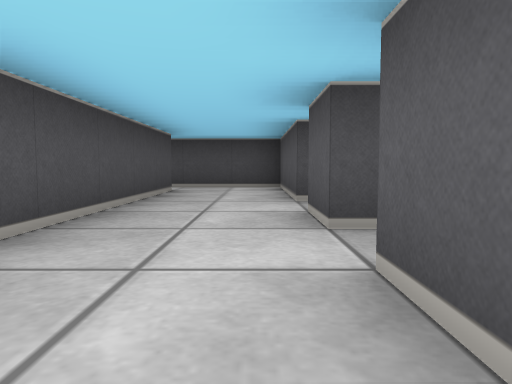
view 1 (above)

24 first-person views from a walk through a cub3D maze. The camera is about half as high as the walls, tilts 4° down and sees 70° across. The floor is counted in squares. Each view is taken from the middle of a square. On the plan, view 1 faces up. The plan holds only what a view shows up to about 9 squares ahead; the rest is blank.

view 2
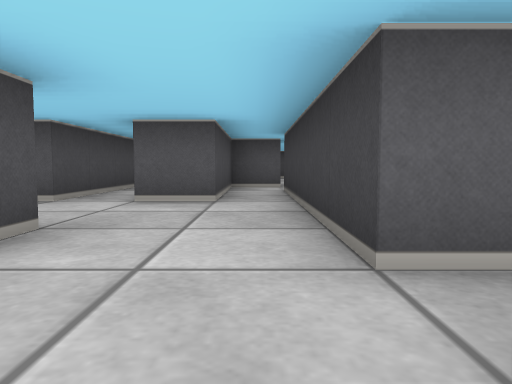

view 3
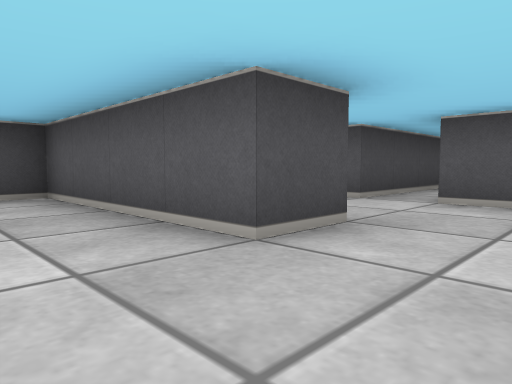

view 4
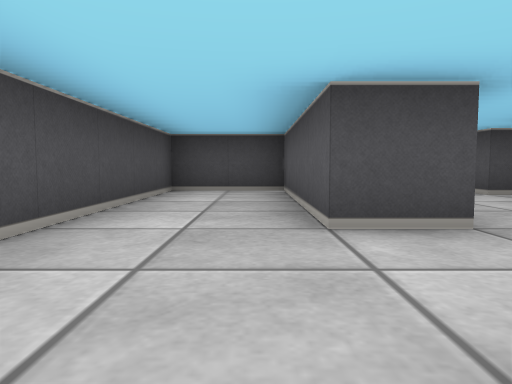

view 5
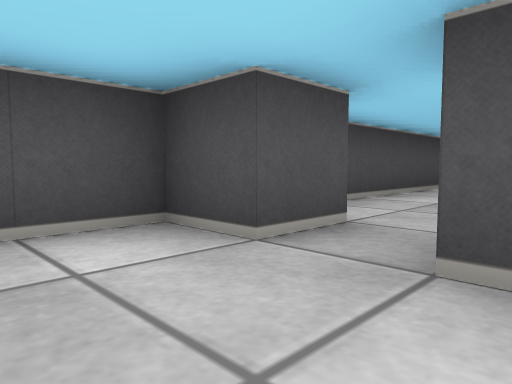

view 6
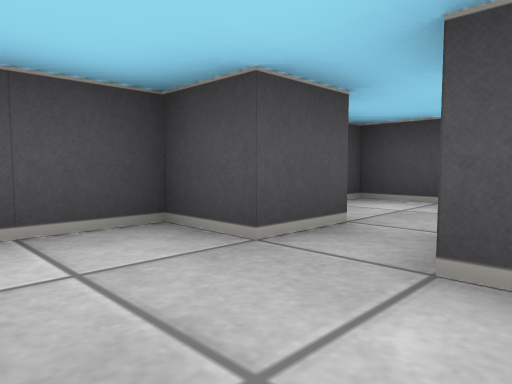

view 7
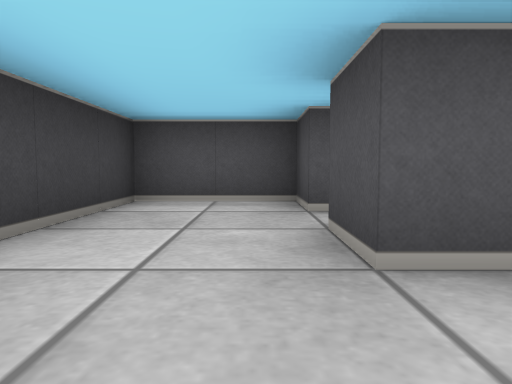

view 8
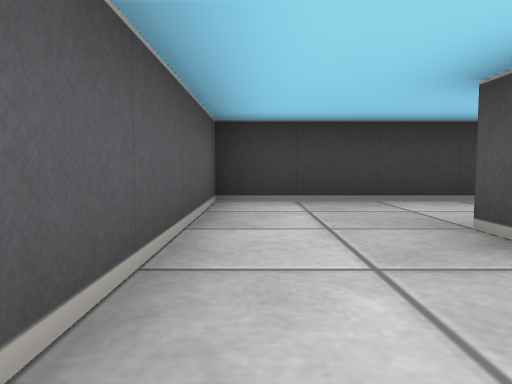

view 9
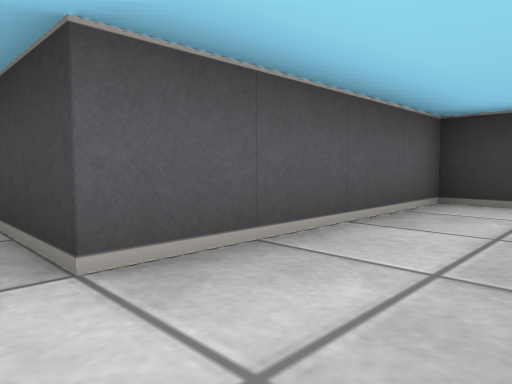

view 10
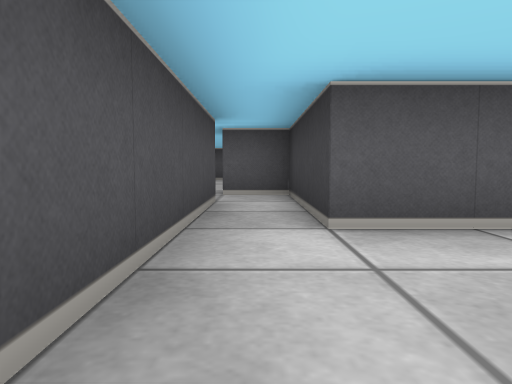

view 11
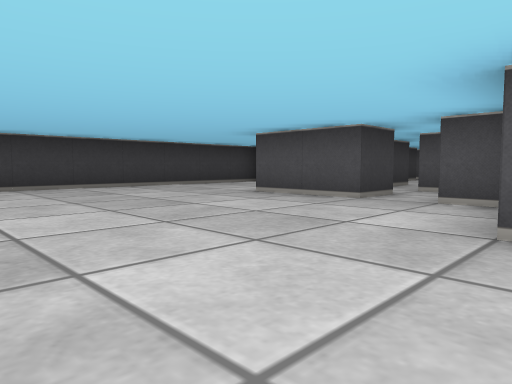

view 12
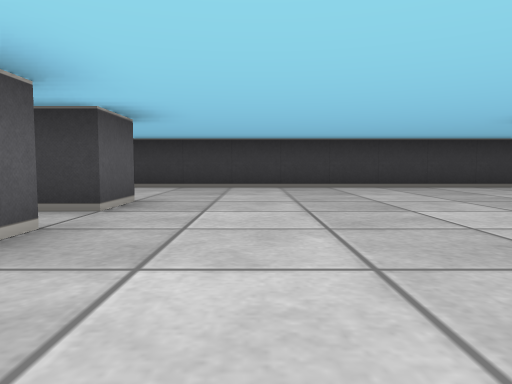

view 13
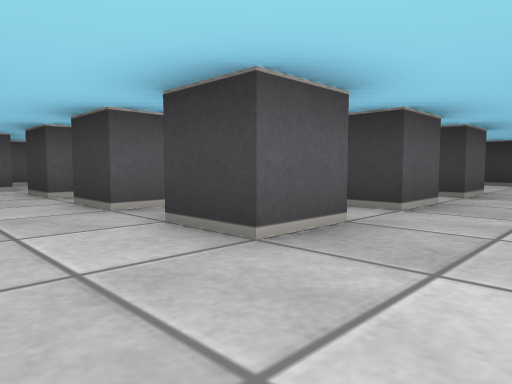

view 14
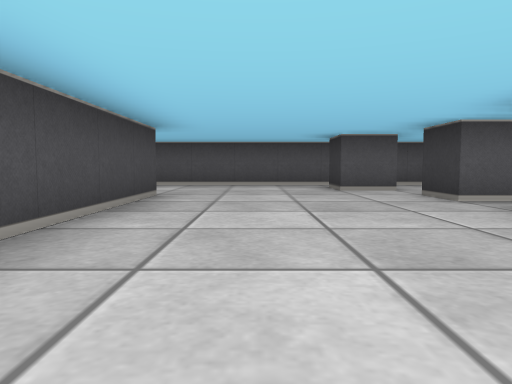

view 15
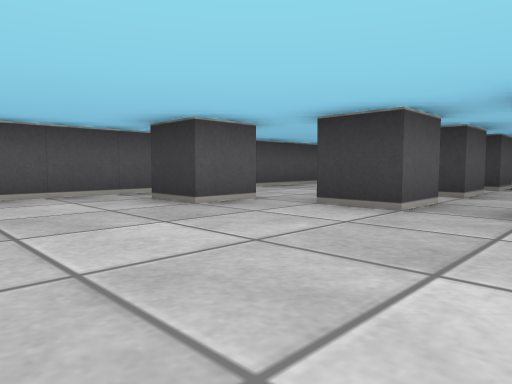

view 16
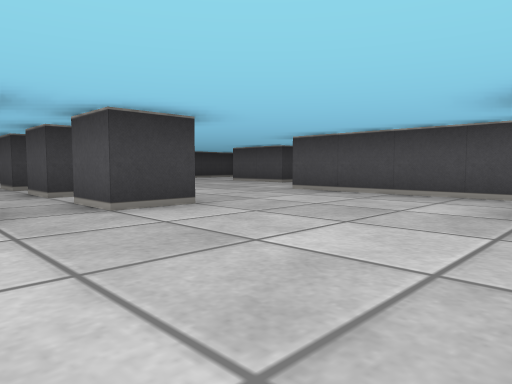

view 17
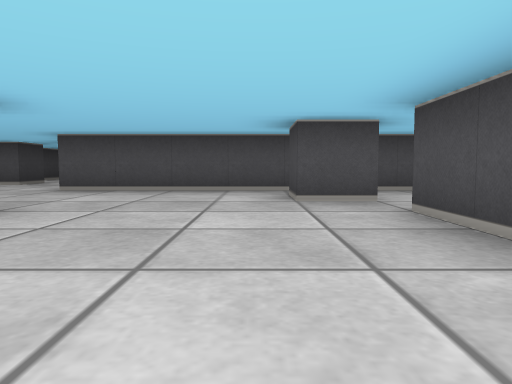

view 18
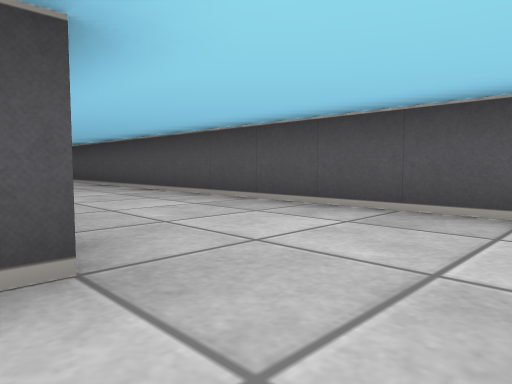

view 19
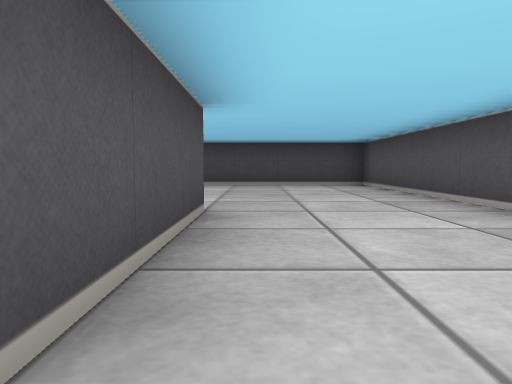

view 20
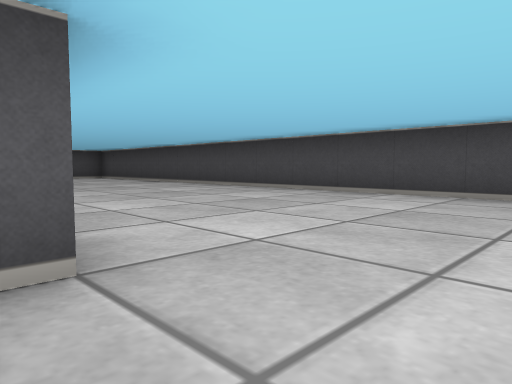

view 21
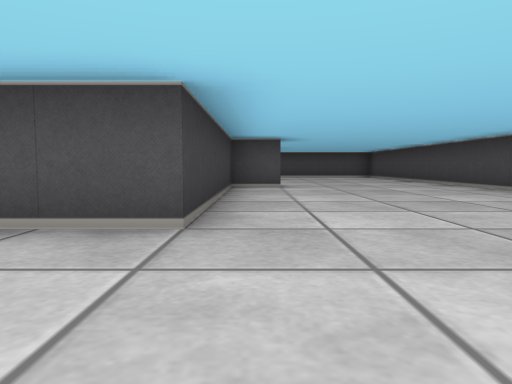

view 22
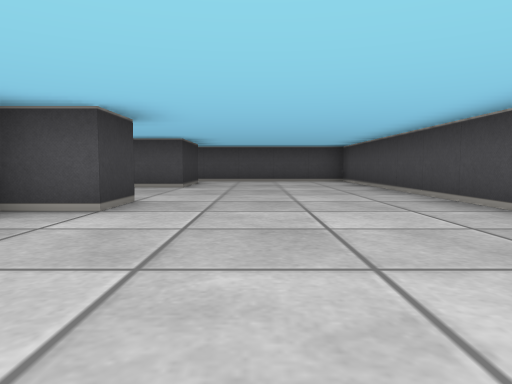

view 23
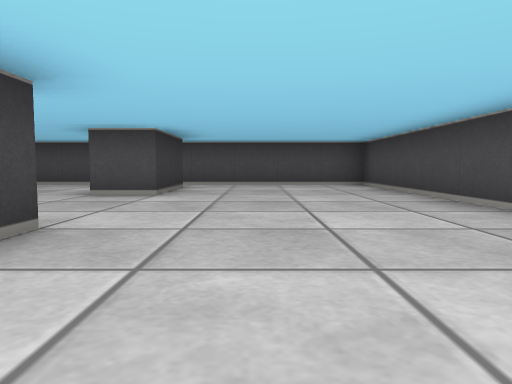

view 24
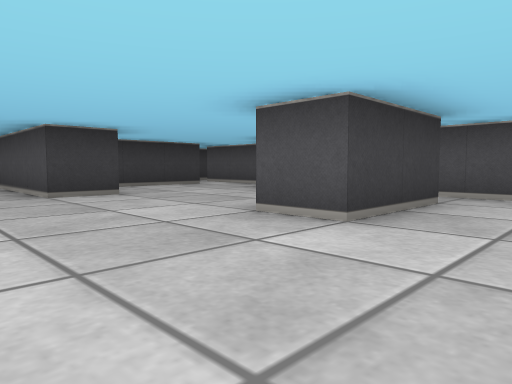

### Floor plan
Points are (right, up) in squares from view 1. A wall is a line through its corners. A room is listed if a view was taken in it or the views show most of it. See-through windows are left out.
Room 1 (view 1)
walls: (-1.4, 1.5) (-2.5, 1.5); (0.5, 0.5) (0.5, 1.5); (-2.5, -0.5) (0.5, -0.5)
ways out: opening at (-2, 0.5) to room 2; opening at (1.5, 0) to room 5; opening at (-0.5, 3) to room 7; opening at (1, 2)
Room 2 (views 2, 3)
walls: (-2.5, 1.5) (-2.5, 5.5) (-4.5, 5.5) (-4.5, 1.1)
ways out: opening at (-2, 0.5) to room 1; opening at (-3, -1) to room 3
Room 3 (views 4, 5, 6, 7, 8, 9, 10)
walls: (-1.5, -3.9) (-1.5, -4.5) (-2.5, -4.5); (-3.5, -3.4) (-3.5, -4.5) (-4.5, -4.5) (-4.5, -6.5) (0.5, -6.5) (0.5, -2.5); (-2.5, -1.1) (-2.5, -0.5); (0.5, -1.5) (-2.5, -1.5); (-3.5, -0.4) (-3.5, -1.5) (-4.5, -1.5) (-4.5, -2.6)
ways out: opening at (-3, -1) to room 2; opening at (1.5, -2) to room 5
Room 4 (views 11, 12, 13, 14, 15, 16, 17, 18, 19, 20, 21, 22, 23, 24)
walls: (8.5, 5.6) (8.5, 4.5) (7.5, 4.5); (11.5, 0.9) (11.5, 1.5) (12.5, 1.5); (9.5, 0.4) (9.5, 1.5) (10.5, 1.5) (10.5, 0.5); (14.6, 5.5) (9.5, 5.5); (13.5, 0.4) (13.5, 1.5) (14.5, 1.5); (9.5, -1.6) (9.5, -0.5) (10.5, -0.5) (10.5, -1.5); (5.4, 7.5) (6.5, 7.5) (6.5, 0.5); (15.5, 1.4) (15.5, 2.5) (16.5, 2.5); (13.5, -1.5) (13.5, -0.5) (13.9, -0.5); (4.5, 0.1) (4.5, -0.5); (9.5, -3.5) (9.5, -2.5) (10.5, -2.5) (10.5, -3.5); (2.6, 5.5) (4.6, 5.5); (8.5, 11.5) (9.5, 11.5) (9.5, 10.5) (14.5, 10.5) (14.5, 7.6); (13.5, -3.5) (13.5, -2.5); (3.5, -1.5) (4.5, -1.5) (4.5, -3.5); (2.5, 9.2) (2.5, 7.9); (17.5, -2.4) (17.5, 15.5) (2.5, 15.5) (2.5, 11.1); (3.4, 11.5) (5.5, 11.5) (5.5, 10.5); (2.8, -6.5) (10.5, -6.5)
ways out: opening at (4, -1) to room 5
Room 5 (no view inside)
walls: (3.5, -0.6) (3.5, 0.5) (0.5, 0.5); (2.5, -1.5) (0.5, -1.5); (0.5, -0.5) (2.5, -0.5); (0.5, -2.5) (3.5, -2.5) (3.5, -1.5)
ways out: opening at (1.5, 0) to room 1; opening at (1.5, -2) to room 3; opening at (4, -1) to room 4
Room 6 (no view inside)
walls: (-1.5, 6.5) (-1.5, 4.5); (0.5, 4.5) (0.5, 7.5) (-1.8, 7.5)
ways out: opening at (-0.5, 5.5) to room 7
Room 7 (no view inside)
walls: (-1.5, 4.5) (-1.5, 2.1); (0.5, 2.5) (0.5, 3.5)
ways out: opening at (-0.5, 3) to room 1; opening at (-0.5, 5.5) to room 6; opening at (1, 4)

Where each view was taken, in squares from view 1:
view 1: 0 up, 0 right, facing up
view 2: 0 up, 4 left, facing right
view 3: 0 up, 4 left, facing up-right
view 4: 1 down, 3 left, facing up
view 5: 3 down, 2 left, facing up-left
view 6: 6 down, 2 left, facing up-left
view 7: 5 down, 0 right, facing left
view 8: 2 down, 0 right, facing down
view 9: 2 down, 1 left, facing down-right
view 10: 2 down, 2 left, facing right
view 11: 1 up, 9 right, facing down-left
view 12: 1 up, 8 right, facing down
view 13: 3 up, 8 right, facing down-right
view 14: 4 up, 9 right, facing right
view 15: 5 up, 12 right, facing down-right
view 16: 5 up, 12 right, facing down-left
view 17: 4 up, 13 right, facing left
view 18: 4 up, 14 right, facing up-right
view 19: 7 up, 15 right, facing up
view 20: 10 up, 16 right, facing up-left
view 21: 11 up, 17 right, facing left
view 22: 13 up, 13 right, facing left
view 23: 13 up, 11 right, facing left
view 24: 13 up, 8 right, facing down-left
